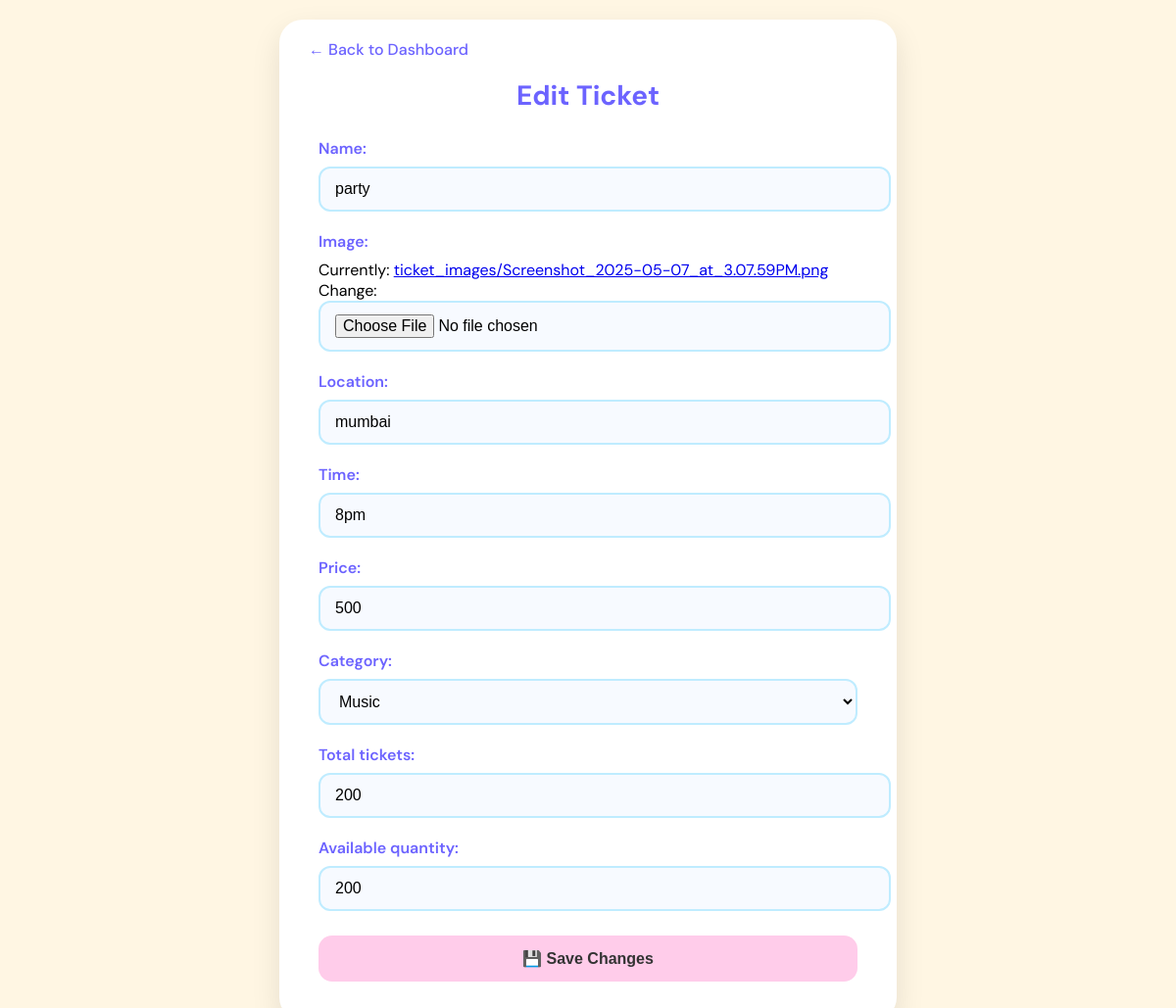
The page /bookings/ticket/edit/34/ on the database its author committed.
### bookings/models.py (models this page shows, shortened)
class Ticket(models.Model):
    CATEGORY_CHOICES = [
        ('Music', 'Music'),
        ('Art', 'Art'),
        ('Food', 'Food'),
        ('Business', 'Business'),
        ('Hobbies', 'Hobbies'),
        ('Nightlife', 'Nightlife'),
        ('Holidays', 'Holidays'),
        ('Dates', 'Dates'),
    ]
    user = models.ForeignKey(settings.AUTH_USER_MODEL,on_delete=models.CASCADE)
    name = models.CharField(max_length=200)
    location = models.CharField(max_length=200)
    time = models.CharField(max_length=100)
    price = models.CharField(max_length=50)
    image = models.ImageField(upload_to='ticket_images/')
    category = models.CharField(max_length=100, choices=CATEGORY_CHOICES)
    total_tickets = models.PositiveIntegerField(default=100)
    available_quantity = models.PositiveIntegerField()

### bookings/views.py (the view)
# urls.py: path('ticket/edit/<int:ticket_id>/', views.edit_ticket, name='edit_ticket'),
def edit_ticket(request, ticket_id):
    ticket = get_object_or_404(Ticket, pk=ticket_id)
    if request.method == 'POST':
        form = TicketForm(request.POST, request.FILES, instance=ticket)
        if form.is_valid():
            form.save()
            return redirect('bookings:dashboard3')
    else:
        form = TicketForm(instance=ticket)
    return render(request, 'edit_ticket.html', {'form': form})

### bookings/forms.py
class TicketForm(forms.ModelForm):
    class Meta:
        model = Ticket
        fields = ['name', 'image', 'location', 'time', 'price', 'category', 'total_tickets', 'available_quantity']

### bookings/templates/edit_ticket.html (shortened to what this page needs)
{% load static %}
<!DOCTYPE html>
<html lang="en">
<head>
    <link rel="stylesheet" href="{% static 'css/edit_ticket.css' %}">
</head>
<body>
    <div class="main-wrapper">
        <div class="edit-card">
            <a href="{% url 'bookings:dashboard3' %}" class="back-btn">← Back to Dashboard</a>
            <h1>Edit Ticket</h1>
            <form method="POST" enctype="multipart/form-data">
                {{ form.as_p }}
                <button type="submit">💾 Save Changes</button>
            </form>
        </div>
    </div>
</body>
</html>

### static/css/edit_ticket.css (style rules this page uses)
body { font-family: 'DM Sans', sans-serif; background-color: #FFF6E3; margin: 0; padding: 0; }
.main-wrapper { display: flex; justify-content: center; align-items: center; min-height: 100vh; padding: 20px; }
.edit-card { background-color: #FFFFFF; padding: 40px; border-radius: 24px; box-shadow: 0 12px 30px rgba(0, 0, 0, 0.1); width: 100%; max-width: 550px; animation: fadeIn 0.5s ease-in-out; position: relative; }
h1 { color: #6C63FF; text-align: center; margin-bottom: 25px; font-size: 28px; }
form p { margin-bottom: 20px; }
label { display: block; margin-bottom: 8px; font-weight: 600; color: #6C63FF; }
input[type="text"], input[type="number"], input[type="file"], select, textarea { width: 100%; padding: 12px 15px; border: 2px solid #BFECFF; border-radius: 12px; background-color: #F7FAFF; font-size: 16px; transition: border-color 0.3s ease; }
button[type="submit"] { background-color: #FFCCEA; color: #333; font-weight: 600; border: none; padding: 14px 20px; border-radius: 14px; cursor: pointer; transition: background-color 0.3s ease; display: block; width: 100%; margin-top: 25px; font-size: 16px; }
.back-btn { position: absolute; top: 20px; left: 30px; text-decoration: none; color: #6C63FF; font-weight: 500; transition: color 0.3s ease; }

### rows shown on the page
Ticket: name "party", location "mumbai", time "8pm", price "500", category "Music", total_tickets "200", available_quantity "200"
